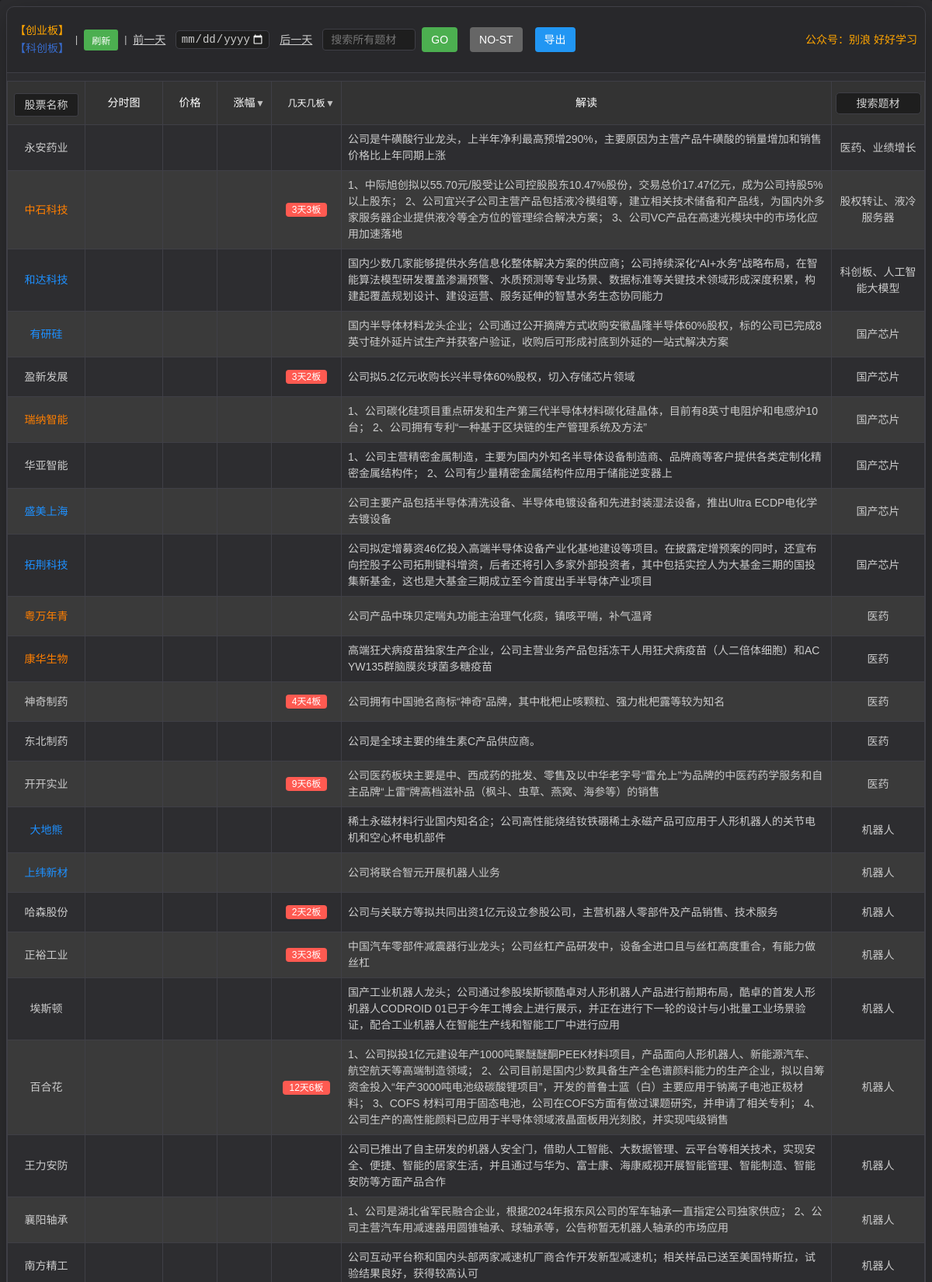
The page / (upper part) on the database its author committed.
### tables this page shows
CREATE TABLE stock_20260818 (
            id INTEGER PRIMARY KEY AUTOINCREMENT,
            code TEXT NOT NULL,
            name TEXT NOT NULL,
            description TEXT,
            plates TEXT,
            m_days_n_boards TEXT,
            date TEXT NOT NULL,
            price REAL DEFAULT 0,
            change_percentage REAL DEFAULT 0,
            amount REAL DEFAULT 0,
            value REAL DEFAULT 0
        );

### app.py (the view)
@app.route('/')
def index():
    latest_data = db.get_latest_day_data()
    message = session.pop('message', None)
    return render_template('index.html', stocks=latest_data, search_mode=False, message=message)

### templates/index.html (shortened to what this page needs)
<!DOCTYPE html>
<html lang="zh-CN">
<head>
    <link rel="stylesheet" href="/static/css/styles.css">
</head>
<body>
    <div class="container">
        <div class="table-container">
            <div class="header-container">
                <div class="date-selector">
                    <span class="market-label">
                        <span style="color: orange;">【创业板】</span> <span style="color: rgba(60, 127, 250, 0.781);">【科创板】</span>
                    </span>
                    <span style="color: var(--text-color);"> | </span>
                    <button onclick="location.reload()" class="refresh-button" title="刷新页面">
                    刷新
                </button>
                    <span style="color: var(--text-color);"> | </span>
                    <a href="javascript:void(0)" onclick="changeDate(-1)" style="color: var(--text-color); text-decoration: underline; font-size: 14px; margin-right: 5px; display: inline-block; line-height: 24px;">前一天</a>
                    <input type="date" id="dateFilter" placeholder="选择日期" onchange="filterByDate(this.value)" class="filter-input" style="margin: 0; padding: 2px 5px; display: inline-block; width: auto; max-width: 130px; vertical-align: middle;">
                    <a href="javascript:void(0)" onclick="changeDate(1)" style="color: var(--text-color); text-decoration: underline; font-size: 14px; margin-left: 5px; display: inline-block; line-height: 24px;">后一天</a>
                    <div class="plate-search-container-inline">
                        <input type="text" id="plateSearchInput" placeholder="搜索所有题材" class="plate-search-input-inline">
                        <button onclick="searchPlate()" class="plate-search-button-inline">GO</button>
                        <button id="noStButton" onclick="toggleNoStFilter()" class="no-st-button" type="button">NO-ST</button>
                        <button onclick="exportStockCodes()" class="export-button" type="button">导出</button>
                    </div>
                    <div style="margin-left: auto; color: orange !important; font-size: 14px;">
                        公众号：别浪 好好学习
                    </div>
                </div>
            </div>
            <table>
                <thead>
                    <tr>
                        <th width="120px">
                            <div class="search-wrapper">
                                <input
                                    type="text"
                                    id="searchInput"
                                    placeholder="股票名称"
                                    class="search-input"
                                    oninput="showSuggestions(this.value)"
                                >
                            </div>
                        </th>
                        <th>分时图</th>
                        <th>价格</th>
                        <th class="sortable" onclick="sortByChangePercentage()">涨幅</th>
                        <th class="sortable" onclick="sortByDaysBoards()">几天几板</th>
                        <th>解读</th>
                        <th class="plate-column" style="width: 120px !important; min-width: 120px !important; max-width: 120px !important; padding: 4px !important;">
                            <input type="text" id="plateFilter" placeholder="搜索题材" oninput="filterByPlate(this.value)" class="filter-input">
                        </th>
                    </tr>
                </thead>
                <tbody id="stockTableBody">
                    {% if stocks %}
                        {% for stock in stocks %}
                            <tr onclick="linkToTongDaXin('{{ stock.code_part }}')" style="cursor: pointer;">
                                <td class="stock-name-link{% if stock.code_part.startswith('688') %} blue-text{% elif stock.code_part.startswith('3') or stock.code_part.startswith('68') %} orange-text{% endif %}">{{ stock.name }}</td>
                                <td><div class="time-chart" data-code="{{ stock.code_part }}"></div></td>
                                <td class="price"></td>
                                <td class="change-percentage"></td>
                                <td>{% if stock.m_days_n_boards %}
                                    <span class="days-boards-tag">{{ stock.m_days_n_boards }}</span>
                                {% else %}{{ stock.m_days_n_boards }}{% endif %}</td>
                                <td>{{ stock.description }}</td>
                                <td class="plate-column">{{ stock.plates }}</td>
                            </tr>
                        {% endfor %}
                    {% else %}
                        <tr>
                            <td colspan="11" class="no-data">暂无股票数据，请点击"抓取股票数据"按钮获取数据</td>
                        </tr>
                    {% endif %}
                </tbody>
            </table>
        </div>
    </div>
</body>
</html>

### rows shown on the page
stock_20260818: name "永安药业", description "公司是牛磺酸行业龙头，上半年净利最高预增290%，主要原因为主营产品牛磺酸的销量增加和销售价格比上年同期上涨", plates "医药、业绩增长"
stock_20260818: name "中石科技", m_days_n_boards "3天3板", description "1、中际旭创拟以55.70元/股受让公司控股股东10.47%股份，交易总价17.47亿元，成为公司持股5%以上股东； 2、公司宜兴子公司主营产品包括液冷模组等，建立相关技术储备和产品线，为国内外多家服务器企业提供液冷等全方位的管理综合解决方案； 3、公司VC产品在高速光模块中的市场化应用加速落地", plates "股权转让、液冷服务器"
stock_20260818: name "和达科技", description "国内少数几家能够提供水务信息化整体解决方案的供应商；公司持续深化“AI+水务”战略布局，在智能算法模型研发覆盖渗漏预警、水质预测等专业场景、数据标准等关键技术领域形成深度积累，构建起覆盖规划设计、建设运营、服务延伸的智慧水务生态协同能力", plates "科创板、人工智能大模型"
stock_20260818: name "有研硅", description "国内半导体材料龙头企业；公司通过公开摘牌方式收购安徽晶隆半导体60%股权，标的公司已完成8英寸硅外延片试生产并获客户验证，收购后可形成衬底到外延的一站式解决方案", plates "国产芯片"
stock_20260818: name "盈新发展", m_days_n_boards "3天2板", description "公司拟5.2亿元收购长兴半导体60%股权，切入存储芯片领域", plates "国产芯片"
stock_20260818: name "瑞纳智能", description "1、公司碳化硅项目重点研发和生产第三代半导体材料碳化硅晶体，目前有8英寸电阻炉和电感炉10台； 2、公司拥有专利“一种基于区块链的生产管理系统及方法”", plates "国产芯片"
stock_20260818: name "华亚智能", description "1、公司主营精密金属制造，主要为国内外知名半导体设备制造商、品牌商等客户提供各类定制化精密金属结构件； 2、公司有少量精密金属结构件应用于储能逆变器上", plates "国产芯片"
stock_20260818: name "盛美上海", description "公司主要产品包括半导体清洗设备、半导体电镀设备和先进封装湿法设备，推出Ultra ECDP电化学去镀设备", plates "国产芯片"
stock_20260818: name "拓荆科技", description "公司拟定增募资46亿投入高端半导体设备产业化基地建设等项目。在披露定增预案的同时，还宣布向控股子公司拓荆键科增资，后者还将引入多家外部投资者，其中包括实控人为大基金三期的国投集新基金，这也是大基金三期成立至今首度出手半导体产业项目", plates "国产芯片"
stock_20260818: name "粤万年青", description "公司产品中珠贝定喘丸功能主治理气化痰，镇咳平喘，补气温肾", plates "医药"
stock_20260818: name "康华生物", description "高端狂犬病疫苗独家生产企业，公司主营业务产品包括冻干人用狂犬病疫苗（人二倍体细胞）和ACYW135群脑膜炎球菌多糖疫苗", plates "医药"
stock_20260818: name "神奇制药", m_days_n_boards "4天4板", description "公司拥有中国驰名商标“神奇”品牌，其中枇杷止咳颗粒、强力枇杷露等较为知名", plates "医药"
stock_20260818: name "东北制药", description "公司是全球主要的维生素C产品供应商。", plates "医药"
stock_20260818: name "开开实业", m_days_n_boards "9天6板", description "公司医药板块主要是中、西成药的批发、零售及以中华老字号“雷允上”为品牌的中医药药学服务和自主品牌“上雷”牌高档滋补品（枫斗、虫草、燕窝、海参等）的销售", plates "医药"
stock_20260818: name "大地熊", description "稀土永磁材料行业国内知名企；公司高性能烧结钕铁硼稀土永磁产品可应用于人形机器人的关节电机和空心杯电机部件", plates "机器人"
stock_20260818: name "上纬新材", description "公司将联合智元开展机器人业务", plates "机器人"
stock_20260818: name "哈森股份", m_days_n_boards "2天2板", description "公司与关联方等拟共同出资1亿元设立参股公司，主营机器人零部件及产品销售、技术服务", plates "机器人"
stock_20260818: name "正裕工业", m_days_n_boards "3天3板", description "中国汽车零部件减震器行业龙头；公司丝杠产品研发中，设备全进口且与丝杠高度重合，有能力做丝杠", plates "机器人"
stock_20260818: name "埃斯顿", description "国产工业机器人龙头；公司通过参股埃斯顿酷卓对人形机器人产品进行前期布局，酷卓的首发人形机器人CODROID 01已于今年工博会上进行展示，并正在进行下一轮的设计与小批量工业场景验证，配合工业机器人在智能生产线和智能工厂中进行应用", plates "机器人"
stock_20260818: name "百合花", m_days_n_boards "12天6板", description "1、公司拟投1亿元建设年产1000吨聚醚醚酮PEEK材料项目，产品面向人形机器人、新能源汽车、航空航天等高端制造领域； 2、公司目前是国内少数具备生产全色谱颜料能力的生产企业，拟以自筹资金投入“年产3000吨电池级碳酸锂项目”，开发的普鲁士蓝（白）主要应用于钠离子电池正极材料； 3、COFS 材料可用于固态电池，公司在COFS方面有做过课题研究，并申请了相关专利； 4、公司生产的高性能颜料已应用于半导体领域液晶面板用光刻胶，并实现吨级销售", plates "机器人"
stock_20260818: name "王力安防", description "公司已推出了自主研发的机器人安全门，借助人工智能、大数据管理、云平台等相关技术，实现安全、便捷、智能的居家生活，并且通过与华为、富士康、海康威视开展智能管理、智能制造、智能安防等方面产品合作", plates "机器人"
stock_20260818: name "襄阳轴承", description "1、公司是湖北省军民融合企业，根据2024年报东风公司的军车轴承一直指定公司独家供应； 2、公司主营汽车用减速器用圆锥轴承、球轴承等，公告称暂无机器人轴承的市场应用", plates "机器人"
stock_20260818: name "南方精工", description "公司互动平台称和国内头部两家减速机厂商合作开发新型减速机；相关样品已送至美国特斯拉，试验结果良好，获得较高认可", plates "机器人"
